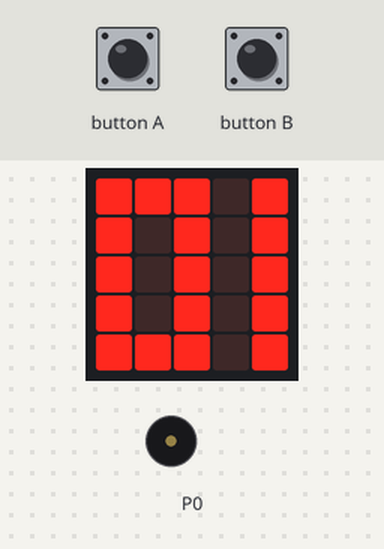
A program run on a simulated BBC micro:bit (MakeCode). Shown: the board's 5×5 LED display, buzzer (waves = sounding). The test bench sets the inputs (shaded band).

Above: at 2.1 s.
2.2 s: button A pressed for 0.15 s
At 2.6 s:
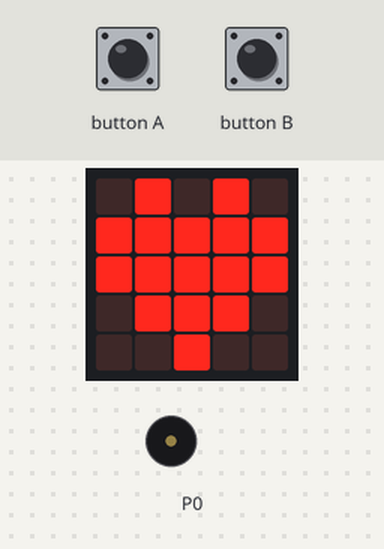
3.8 s: button B pressed for 0.15 s
At 5.0 s:
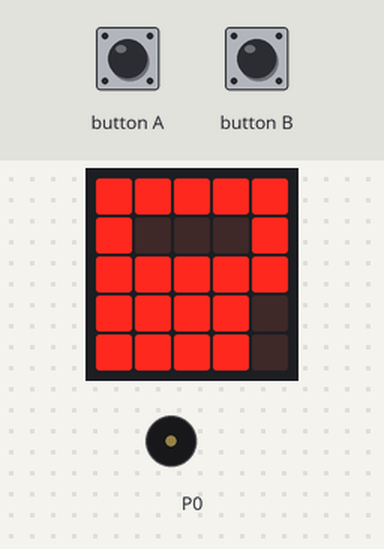
Timing chart, 0 to 6.8 s (numbered marks = the images above; inputs shaded):
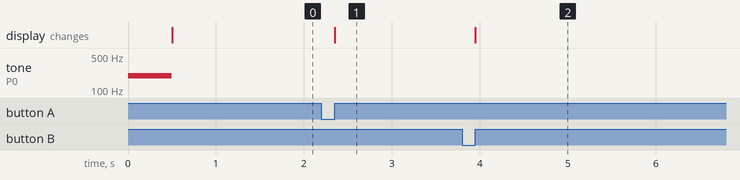

Measured:
- after the input at 2.2 s, the display: changes after 0.15 s (image 1)
- after the input at 3.8 s, the display: changes after 0.15 s (image 2)

The program:

main.ts
```typescript
input.onButtonPressed(Button.A, function () {
    basic.showIcon(IconNames.Heart)
})
input.onButtonPressed(Button.B, function () {
    basic.showLeds(`
        # # # # #
        # . . . #
        # # # # #
        # # # # .
        # # # # .
        `)
})
music.play(music.tonePlayable(196, music.beat(BeatFraction.Whole)), music.PlaybackMode.UntilDone)
basic.showLeds(`
    # # # . #
    # . # . #
    # . # . #
    # . # . #
    # # # . #
    `)
basic.forever(function () {

})
```

test.ts
```typescript
// testes vão aqui; isto não será compilado quando este pacote for usado como uma extensão.
```
